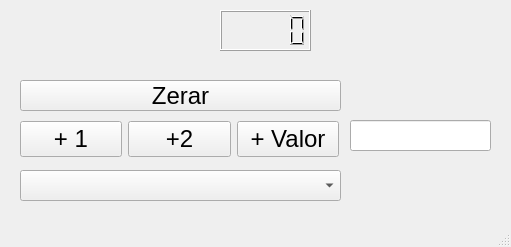
<?xml version="1.0" encoding="UTF-8"?>
<ui version="4.0">
 <class>MainWindow</class>
 <widget class="QMainWindow" name="MainWindow">
  <property name="geometry">
   <rect>
    <x>0</x>
    <y>0</y>
    <width>511</width>
    <height>247</height>
   </rect>
  </property>
  <property name="windowTitle">
   <string>MainWindow</string>
  </property>
  <widget class="QWidget" name="centralwidget">
   <widget class="QLCDNumber" name="lcdNumber">
    <property name="geometry">
     <rect>
      <x>220</x>
      <y>10</y>
      <width>91</width>
      <height>41</height>
     </rect>
    </property>
   </widget>
   <widget class="QPushButton" name="btnZera">
    <property name="geometry">
     <rect>
      <x>20</x>
      <y>80</y>
      <width>321</width>
      <height>31</height>
     </rect>
    </property>
    <property name="font">
     <font>
      <pointsize>18</pointsize>
     </font>
    </property>
    <property name="text">
     <string>Zerar</string>
    </property>
   </widget>
   <widget class="QWidget" name="layoutWidget">
    <property name="geometry">
     <rect>
      <x>20</x>
      <y>120</y>
      <width>319</width>
      <height>39</height>
     </rect>
    </property>
    <layout class="QHBoxLayout" name="horizontalLayout">
     <item>
      <widget class="QPushButton" name="btnSoma1">
       <property name="font">
        <font>
         <pointsize>18</pointsize>
        </font>
       </property>
       <property name="text">
        <string>+ 1</string>
       </property>
      </widget>
     </item>
     <item>
      <widget class="QPushButton" name="btnSoma2">
       <property name="font">
        <font>
         <pointsize>18</pointsize>
        </font>
       </property>
       <property name="text">
        <string>+2</string>
       </property>
      </widget>
     </item>
     <item>
      <widget class="QPushButton" name="btnValor">
       <property name="font">
        <font>
         <pointsize>18</pointsize>
        </font>
       </property>
       <property name="text">
        <string>+ Valor</string>
       </property>
      </widget>
     </item>
    </layout>
   </widget>
   <widget class="QLineEdit" name="leditValor">
    <property name="geometry">
     <rect>
      <x>350</x>
      <y>120</y>
      <width>141</width>
      <height>31</height>
     </rect>
    </property>
   </widget>
   <widget class="QComboBox" name="cmbOp">
    <property name="geometry">
     <rect>
      <x>20</x>
      <y>170</y>
      <width>321</width>
      <height>31</height>
     </rect>
    </property>
    <property name="font">
     <font>
      <pointsize>18</pointsize>
     </font>
    </property>
   </widget>
  </widget>
  <widget class="QMenuBar" name="menubar">
   <property name="geometry">
    <rect>
     <x>0</x>
     <y>0</y>
     <width>511</width>
     <height>21</height>
    </rect>
   </property>
  </widget>
  <widget class="QStatusBar" name="statusbar"/>
 </widget>
 <resources/>
 <connections>
  <connection>
   <sender>btnZera</sender>
   <signal>clicked()</signal>
   <receiver>MainWindow</receiver>
   <slot>on_btnZera_click()</slot>
   <hints>
    <hint type="sourcelabel">
     <x>230</x>
     <y>115</y>
    </hint>
    <hint type="destinationlabel">
     <x>408</x>
     <y>89</y>
    </hint>
   </hints>
  </connection>
  <connection>
   <sender>btnSoma1</sender>
   <signal>clicked()</signal>
   <receiver>MainWindow</receiver>
   <slot>on_btnSoma1_click()</slot>
   <hints>
    <hint type="sourcelabel">
     <x>76</x>
     <y>162</y>
    </hint>
    <hint type="destinationlabel">
     <x>66</x>
     <y>55</y>
    </hint>
   </hints>
  </connection>
  <connection>
   <sender>btnSoma2</sender>
   <signal>clicked()</signal>
   <receiver>MainWindow</receiver>
   <slot>on_btnSoma2_click()</slot>
   <hints>
    <hint type="sourcelabel">
     <x>162</x>
     <y>162</y>
    </hint>
    <hint type="destinationlabel">
     <x>152</x>
     <y>52</y>
    </hint>
   </hints>
  </connection>
  <connection>
   <sender>btnValor</sender>
   <signal>clicked()</signal>
   <receiver>MainWindow</receiver>
   <slot>on_btnValor_click()</slot>
   <hints>
    <hint type="sourcelabel">
     <x>315</x>
     <y>169</y>
    </hint>
    <hint type="destinationlabel">
     <x>400</x>
     <y>209</y>
    </hint>
   </hints>
  </connection>
  <connection>
   <sender>leditValor</sender>
   <signal>textChanged(QString)</signal>
   <receiver>MainWindow</receiver>
   <slot>on_leditValor_change()</slot>
   <hints>
    <hint type="sourcelabel">
     <x>446</x>
     <y>160</y>
    </hint>
    <hint type="destinationlabel">
     <x>377</x>
     <y>115</y>
    </hint>
   </hints>
  </connection>
  <connection>
   <sender>cmbOp</sender>
   <signal>currentIndexChanged(int)</signal>
   <receiver>MainWindow</receiver>
   <slot>on_cmbOp_change()</slot>
   <hints>
    <hint type="sourcelabel">
     <x>180</x>
     <y>204</y>
    </hint>
    <hint type="destinationlabel">
     <x>365</x>
     <y>27</y>
    </hint>
   </hints>
  </connection>
 </connections>
 <slots>
  <slot>on_btnSoma1_click()</slot>
  <slot>on_btnSoma2_click()</slot>
  <slot>on_btnZera_click()</slot>
  <slot>on_btnValor_click()</slot>
  <slot>on_leditValor_change()</slot>
  <slot>on_cmbOp_change()</slot>
 </slots>
</ui>
